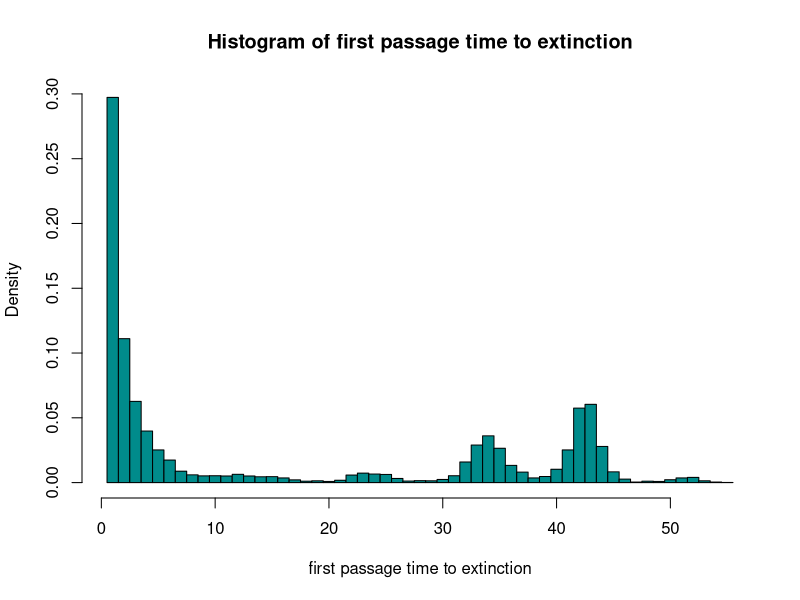
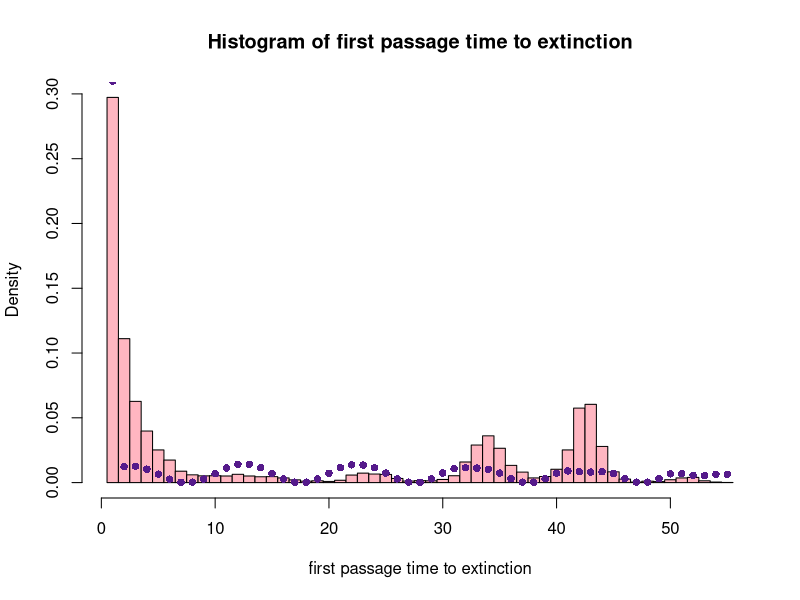

R code for these plots, in order:
## ---- chunk 1
knitr::opts_chunk$set(echo = TRUE,fig.align='center',fig.width=5,fig.height=5)
## ---- chunk 2
sim = function() # making a function
{
	 Z = 1 # setting beginning population size
	 k = 1 # setting generation to start 
   while(Z!=0)
   {
	  X_states = c(0, 1, 2, 3) # number of children
	prob_X   = c(3*(1+0.03*(1+sin((k*pi)/5)))^k, 2, 4, 1) # unnormalised probabilities 
	  prob_X   = prob_X/sum(prob_X) # normalise
	  Z        = sum(sample(X_states, Z, replace = TRUE, prob = prob_X)) # sample to get population at kth generation 
	  k        = k + 1 # iterate 
   }
	 if(Z==0) # extinction event 
	 {
	 	 return(k-1) # time before extinction event occurs
	 }else{return(NA)}
}

# simulation to get empirical distribution of first passage 
set.seed(8)
sims <- replicate(10000, sim())

hist(sims, xlab = "first passage time to extinction", main = "Histogram of first passage time to extinction", breaks = seq(min(sims)-0.5, max(sims)+0.5, by=1), freq = FALSE, col = "cyan4")
## ---- chunk 3
Gx = function(s,m)
{
  # probabilities
  p0 <- 3*(1+0.03*(1+sin((k*pi)/5)))^m
  p1 <- 2
  p2 <- 4
  p3 <- 1
  # normalise probabilities 
  p0 <- p0/sum(c(p0, p1, p2, p3))
  p1 <- p1/sum(c(p0, p1, p2, p3))
  p2 <- p2/sum(c(p0, p1, p2, p3))
  p3 <- p3/sum(c(p0, p1, p2, p3))
  
  # calculate Gx = E(s^X)
  Gx <- p0 + p1 * s + p2 * s^2 + p3 *s^3 
  return(Gx)

}

Gm = function(s,m)
{ 
  if (m==1) {
    return(s)
  }
  Gm <- s
  # compose functions from inside out so iterate from m-1 to 1 
  for(k in m-1:1) {
  Gm <- Gx(Gm, k)
}
	return(Gm)
}

# find distribution of first passage (use G_m(0)-G_m-1(0))

## the histogram again
set.seed(8)
sims <- replicate(10000, sim())

hist(sims, xlab = "first passage time to extinction", main = "Histogram of first passage time to extinction", breaks = seq(min(sims)-0.5, max(sims)+0.5, by=1), freq = FALSE, col = "lightpink")

## find the true probabilities to superimpose 
max_k <- max(sims, na.rm = TRUE)
true_times <- 1:max_k
true_probs <- numeric(max_k)

for (k in true_times){
  true_probs[k] <- Gm(0, k+1) - Gm(0, k)
}

lines(true_times, true_probs, type = "p", pch = 16, col = "purple4")
